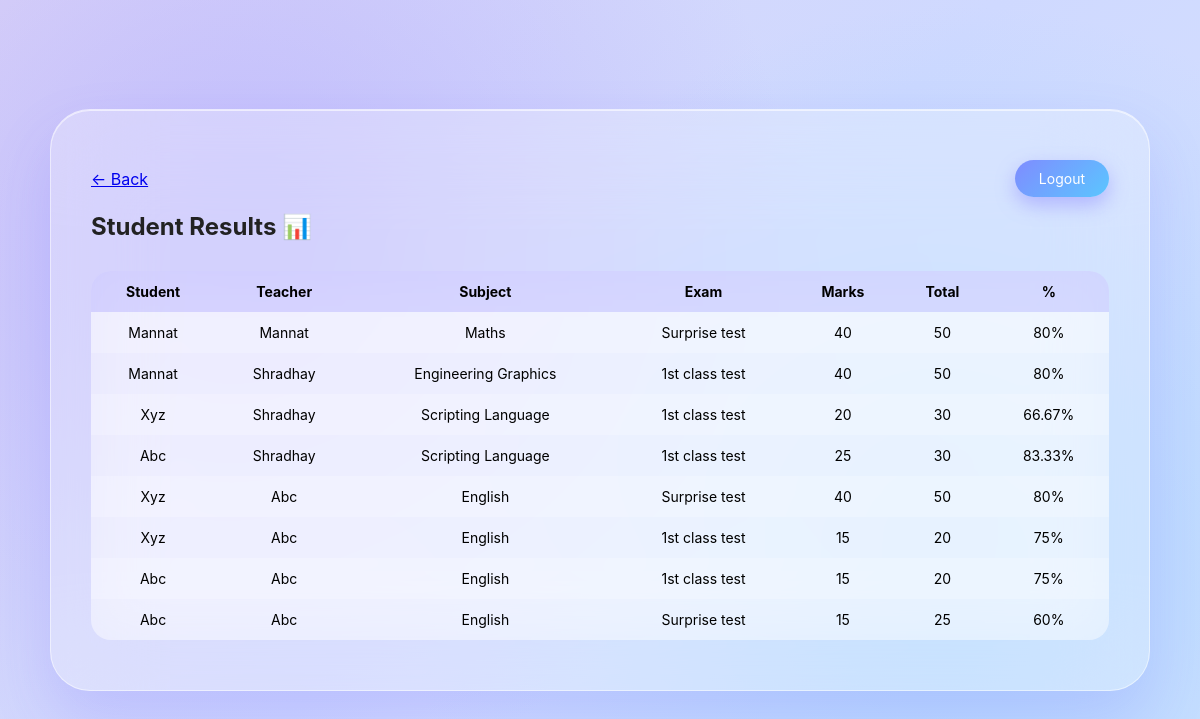
Screenshot of /view_results.php (signed in) with the database file from the repository.
### tables this page shows
CREATE TABLE `marks` (
  `id` int NOT NULL AUTO_INCREMENT,
  `student_id` int NOT NULL,
  `teacher_id` int NOT NULL,
  `principal_id` int NOT NULL,
  `subject_id` int DEFAULT NULL,
  `exam_name` varchar(100) NOT NULL,
  `marks_obtained` int NOT NULL,
  `total_marks` int NOT NULL,
  `created_at` timestamp NULL DEFAULT CURRENT_TIMESTAMP,
  `university_id` int DEFAULT NULL,
  PRIMARY KEY (`id`),
  KEY `student_id` (`student_id`),
  KEY `teacher_id` (`teacher_id`),
  KEY `principal_id` (`principal_id`),
  KEY `subject_id` (`subject_id`),
  CONSTRAINT `marks_ibfk_1` FOREIGN KEY (`student_id`) REFERENCES `students` (`id`) ON DELETE CASCADE,
  CONSTRAINT `marks_ibfk_2` FOREIGN KEY (`teacher_id`) REFERENCES `teachers` (`id`) ON DELETE CASCADE,
  CONSTRAINT `marks_ibfk_3` FOREIGN KEY (`principal_id`) REFERENCES `principal` (`id`) ON DELETE CASCADE,
  CONSTRAINT `marks_ibfk_4` FOREIGN KEY (`subject_id`) REFERENCES `subjects` (`id`) ON DELETE CASCADE
);

CREATE TABLE `students` (
  `id` int NOT NULL AUTO_INCREMENT,
  `principal_id` int NOT NULL,
  `teacher_id` int NOT NULL,
  `name` varchar(150) NOT NULL,
  `password` varchar(255) NOT NULL,
  `created_at` timestamp NULL DEFAULT CURRENT_TIMESTAMP,
  `roll_no` varchar(100) DEFAULT NULL,
  `branch_id` int NOT NULL,
  `class_id` int NOT NULL,
  `university_id` int DEFAULT NULL,
  PRIMARY KEY (`id`),
  UNIQUE KEY `unique_roll` (`roll_no`,`branch_id`,`class_id`),
  KEY `principal_id` (`principal_id`),
  KEY `teacher_id` (`teacher_id`),
  KEY `fk_students_class` (`class_id`),
  CONSTRAINT `fk_students_class` FOREIGN KEY (`class_id`) REFERENCES `classes` (`id`) ON DELETE CASCADE,
  CONSTRAINT `students_ibfk_1` FOREIGN KEY (`principal_id`) REFERENCES `principal` (`id`) ON DELETE CASCADE,
  CONSTRAINT `students_ibfk_2` FOREIGN KEY (`teacher_id`) REFERENCES `teachers` (`id`) ON DELETE CASCADE
);

CREATE TABLE `teachers` (
  `id` int NOT NULL AUTO_INCREMENT,
  `principal_id` int NOT NULL,
  `name` varchar(150) NOT NULL,
  `email` varchar(150) NOT NULL,
  `password` varchar(255) NOT NULL,
  `qualification` varchar(150) DEFAULT NULL,
  `salary` decimal(10,2) DEFAULT '0.00',
  `created_at` timestamp NULL DEFAULT CURRENT_TIMESTAMP,
  `address` varchar(255) DEFAULT NULL,
  `identity_number` varchar(100) DEFAULT NULL,
  `is_active` tinyint(1) DEFAULT '1',
  `university_id` int DEFAULT NULL,
  `branch_id` int DEFAULT NULL,
  PRIMARY KEY (`id`),
  UNIQUE KEY `email` (`email`),
  KEY `principal_id` (`principal_id`),
  CONSTRAINT `teachers_ibfk_1` FOREIGN KEY (`principal_id`) REFERENCES `principal` (`id`) ON DELETE CASCADE
);

CREATE TABLE `subjects` (
  `id` int NOT NULL AUTO_INCREMENT,
  `teacher_id` int NOT NULL,
  `principal_id` int NOT NULL,
  `subject_name` varchar(150) NOT NULL,
  `created_at` timestamp NULL DEFAULT CURRENT_TIMESTAMP,
  `class_id` int DEFAULT NULL,
  PRIMARY KEY (`id`),
  KEY `teacher_id` (`teacher_id`),
  KEY `principal_id` (`principal_id`),
  CONSTRAINT `subjects_ibfk_1` FOREIGN KEY (`teacher_id`) REFERENCES `teachers` (`id`) ON DELETE CASCADE,
  CONSTRAINT `subjects_ibfk_2` FOREIGN KEY (`principal_id`) REFERENCES `principal` (`id`) ON DELETE CASCADE
);

### view_results.php (the view, shortened to what this page needs)
<?php
include("db.php");
$principal_id = $_SESSION['principal_id'];
$query = "
SELECT
    marks.id,
    students.name AS student_name,
    teachers.name AS teacher_name,
    subjects.subject_name,
    marks.exam_name,
    marks.marks_obtained,
    marks.total_marks
FROM marks
JOIN students ON marks.student_id = students.id
JOIN teachers ON marks.teacher_id = teachers.id
JOIN subjects ON marks.subject_id = subjects.id
WHERE marks.principal_id = '$principal_id'
ORDER BY marks.id DESC
";
$result = mysqli_query($conn, $query);
?>
<!DOCTYPE html>
<html>
<head>
<link rel="stylesheet" href="style.css">
</head>
<body>
<div class="glass">
<div style="display:flex; justify-content:space-between; align-items:center;">
    <a href="principal_dashboard.php" class="back-link">← Back</a>
    <a href="logout.php" class="btn">Logout</a>
</div>
<h2 style="margin-top:15px;">Student Results 📊</h2>
<table style="margin-top:30px;">
    <tr>
        <th>Student</th>
        <th>Teacher</th>
        <th>Subject</th>
        <th>Exam</th>
        <th>Marks</th>
        <th>Total</th>
        <th>%</th>
    </tr>
<?php
if($result && mysqli_num_rows($result) > 0){
    while($row = mysqli_fetch_assoc($result)){
        $percentage = 0;
        if($row['total_marks'] > 0){
            $percentage = ($row['marks_obtained'] / $row['total_marks']) * 100;
        }
?>
    <tr>
        <td><?php echo $row['student_name']; ?></td>
        <td><?php echo $row['teacher_name']; ?></td>
        <td><?php echo $row['subject_name']; ?></td>
        <td><?php echo $row['exam_name']; ?></td>
        <td><?php echo $row['marks_obtained']; ?></td>
        <td><?php echo $row['total_marks']; ?></td>
        <td><?php echo round($percentage,2); ?>%</td>
    </tr>
<?php
    }
} else {
    echo "<tr><td colspan='7'>No Results Found</td></tr>";
}
?>
</table>
</div>
</body>
</html>

### style.css (style rules this page uses)
* { margin:0; padding:0; box-sizing:border-box; font-family:-apple-system, BlinkMacSystemFont, "Segoe UI", sans-serif; }
body { min-height:100vh; display:flex; justify-content:center; align-items:center; background: radial-gradient(circle at 20% 30%, rgba(170,160,255,0.5), transparent 50%), radial-gradient(circle at 80% 70%, rgba(120,200,255,0.4), transparent 50%), linear-gradient(135deg,#dcd6f7,#cfd9ff,#d7e3ff); padding:20px; }
.glass { width:100%; max-width:1100px; padding:50px 40px; border-radius:40px; background:rgba(255,255,255,0.28); backdrop-filter:blur(50px); -webkit-backdrop-filter:blur(50px); border:1px solid rgba(255,255,255,0.5); box-shadow: 0 30px 60px rgba(120,110,255,0.2), inset 0 1px 0 rgba(255,255,255,0.6); }
h1, h2, h3 { color:#222; margin-bottom:20px; }
.btn { display:inline-block; padding:10px 24px; border-radius:25px; background:linear-gradient(135deg,#7f8cff,#5bc6ff); color:white; text-decoration:none; font-size:14px; border:none; cursor:pointer; transition:0.3s ease; box-shadow:0 8px 20px rgba(120,110,255,0.4); }
table { width:100%; border-collapse:collapse; margin-top:20px; background:rgba(255,255,255,0.4); backdrop-filter:blur(25px); border-radius:20px; overflow:hidden; }
th, td { padding:12px; text-align:center; font-size:14px; }
th { background:rgba(120,110,255,0.2); }
tr:nth-child(even) { background:rgba(255,255,255,0.2); }

### rows the page displays
marks: student.name "Mannat", teacher.name "Mannat", subject.subject_name "Maths", exam_name "Surprise test", marks_obtained "40", total_marks "50", percentage "80"
marks: student.name "Mannat", teacher.name "Shradhay", subject.subject_name "Engineering Graphics", exam_name "1st class test", marks_obtained "40", total_marks "50", percentage "80"
marks: student.name "Xyz", teacher.name "Shradhay", subject.subject_name "Scripting Language", exam_name "1st class test", marks_obtained "20", total_marks "30", percentage "66.67"
marks: student.name "Abc", teacher.name "Shradhay", subject.subject_name "Scripting Language", exam_name "1st class test", marks_obtained "25", total_marks "30", percentage "83.33"
marks: student.name "Xyz", teacher.name "Abc", subject.subject_name "English", exam_name "Surprise test", marks_obtained "40", total_marks "50", percentage "80"
marks: student.name "Xyz", teacher.name "Abc", subject.subject_name "English", exam_name "1st class test", marks_obtained "15", total_marks "20", percentage "75"
marks: student.name "Abc", teacher.name "Abc", subject.subject_name "English", exam_name "1st class test", marks_obtained "15", total_marks "20", percentage "75"
marks: student.name "Abc", teacher.name "Abc", subject.subject_name "English", exam_name "Surprise test", marks_obtained "15", total_marks "25", percentage "60"
